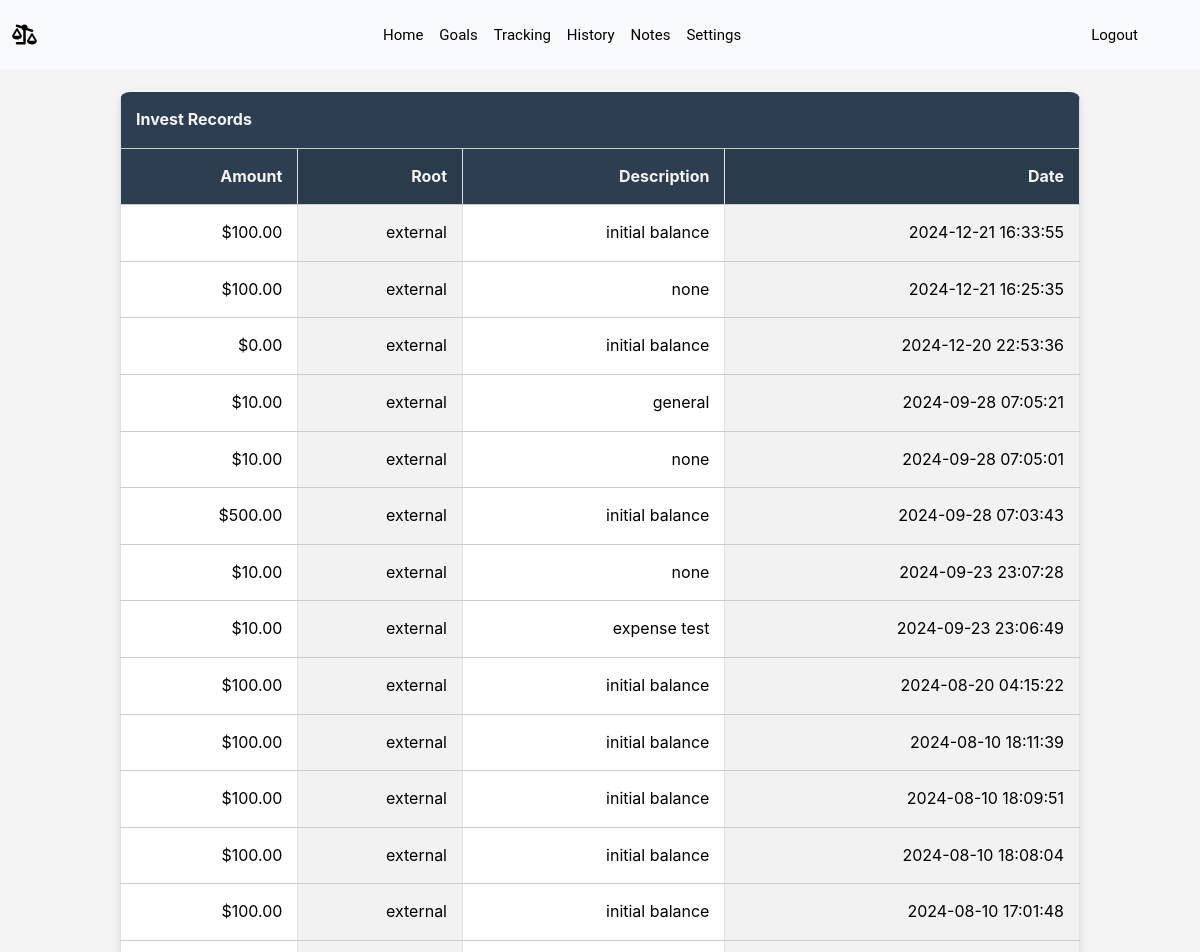
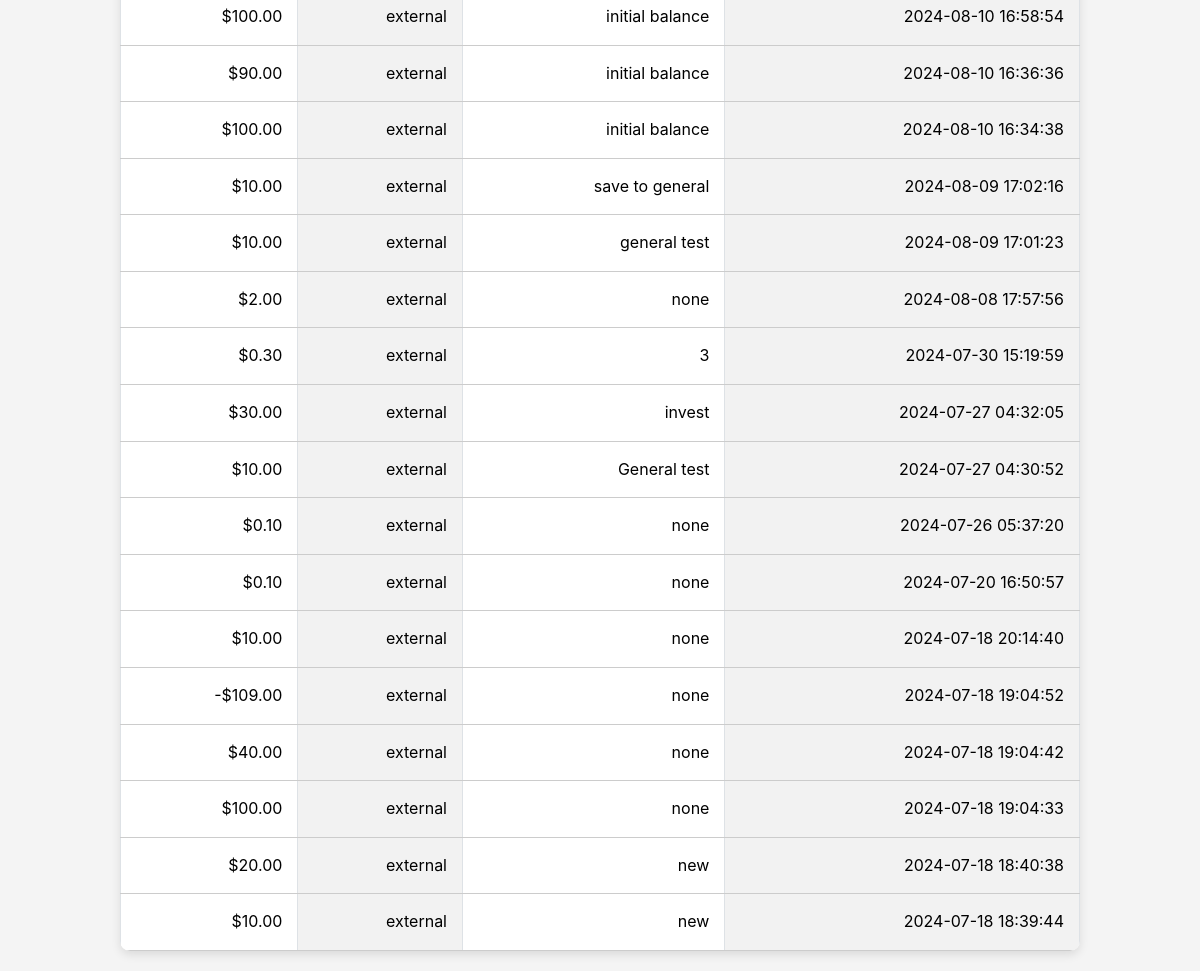
The app's page /invest_history (signed in) with its own data (2 pictures, top to bottom).
### models.py (models this page shows)
class Invest(db.Model):
    id = db.Column(db.Integer, primary_key=True)
    user_id = db.Column(db.Integer, db.ForeignKey('user.id'), nullable=False)
    amount = db.Column(db.Numeric(precision=10, scale=2), nullable=False, default="0")
    description = db.Column(db.String(200))
    root = db.Column(db.String(120))
    tag = db.Column(db.String(30))
    timestamp = db.Column(db.DateTime, nullable=False, default=db.func.current_timestamp())

### app.py (the view)
@app.route('/invest_history', methods=["GET", "POST"])
@login_required
def invest_history():
    invest_records = Invest.query.all()
    invest_records_data = []
    for record in invest_records:
        invest_records_data.append({
            "tag": record.tag,
            "amount": record.amount,
            "root": record.root,
            "description": record.description,
            "timestamp": record.timestamp
        })
    return render_template("invest_history.html", invest_records_data=invest_records_data)

### helpers.py (called while the page is built)
def login_required(f):
    @wraps(f)
    def decorated_function(*args, **kwargs):
        if session.get("user_id") is None:
            return redirect("/login")
        return f(*args, **kwargs)
    return decorated_function

def usd(value):
    if not value:
        value = 0
    if value < 0:
        return "-${:,.2f}".format(abs(value))
    else:
        return "${:,.2f}".format(value)

### templates/invest_history.html
{% extends "layout.html" %}
{% block body %}
<main>
    {% set reversed_invest = invest_records_data|reverse %}
        <table class="table table-group-divider table-bordered table-striped-columns">
            <thead>
                <th colspan="4" class="text-start center">Invest Records</th>
            </thead>
            <tbody>
                <tr>
                    <th class="text-end">Amount</th>
                    <th class="text-end">Root</th>
                    <th class="text-end">Description</th>
                    <th class="text-end">Date</th>
                </tr>
                {% for record in reversed_invest %}
                    <tr>
                        <td class="text-end">{{ record.amount|usd }}</td>
                        <td class="text-end">{{ record.root }}</td>
                        <td class="text-end">{{ record.description }}</td>
                        <td class="text-end">{{ record.timestamp }}</td>
                    </tr>
                {% endfor %}
            </tbody>
        </table>
    </main>
    {% endblock %}

### templates/layout.html (shortened to what this page needs)
<!DOCTYPE html>
<html lang="en">
<head>
  <link href="https://cdnjs.cloudflare.com/ajax/libs/font-awesome/6.0.0-beta3/css/all.min.css" rel="stylesheet">
  <link href="https://cdnjs.cloudflare.com/ajax/libs/bootstrap/5.3.3/css/bootstrap.min.css" rel="stylesheet">
  <link href="/static/styles.css" rel="stylesheet">
</head>
<body>
<nav class="navbar navbar-expand-lg bg-body-tertiary">
  <div class="container-fluid">
    <a target="_blank" class="navbar-brand" href="https://davywilliams.w3spaces.com/index.html">
      <i class="fa-solid fa-scale-unbalanced-flip"></i>
    </a>
    <div class="collapse navbar-collapse justify-content-center" id="navbarNav">
      <ul class="navbar-nav mx-auto">
        <li class="nav-item">
          <a class="nav-link active my-nav-bar" aria-current="page" href="{{ url_for('index') }}">Home</a>
        </li>
        <li class="nav-item">
          <a class="nav-link my-nav-bar" href="{{ url_for('goals') }}">Goals</a>
        </li>
        <li class="nav-item">
          <a class="nav-link my-nav-bar" href="{{ url_for('tracking') }}">Tracking</a>
        </li>
        <li class="nav-item">
          <a class="nav-link my-nav-bar" href="{{ url_for('history') }}">History</a>
        </li>
        <li class="nav-item">
          <a class="nav-link my-nav-bar" href="{{ url_for('notes') }}">Notes</a>
        </li>
        <li class="nav-item">
          <a class="nav-link my-nav-bar" href="{{ url_for('settings_general') }}">Settings</a>
        </li>
      </ul>
      <a class="nav-link my-nav-bar login-nav" href="{{ url_for('logout') }}">Logout</a>
    </div>
  </div>
</nav>
{% block body %}{% endblock %}
</body>
</html>

### static/styles.css (style rules this page uses)
body { font-family: 'Inter', sans-serif; background-color: #f4f4f4; color: #2c3e50; margin: 0; padding: 0; line-height: 1.6; }
.my-nav-bar { color: black; font-family: 'Roboto', sans-serif; font-size: 15px; padding: 15px 20px; display: flex; justify-content: space-between; align-items: center; }
.table { width: 80%; margin: 20px auto; border-collapse: collapse; border-radius: 10px; overflow: hidden; box-shadow: 0 4px 10px rgba(0, 0, 0, 0.1); }
.table th, .table td { padding: 15px; text-align: left; border-bottom: 1px solid #ccc; }
.table th { background-color: #2c3e50; color: #f4f4f4; }
.login-nav { justify-content: end; margin-right: 30px; }

### records on screen
Invest: amount "$100.00", root "external", description "initial balance", timestamp "2024-12-21 16:33:55"
Invest: amount "$100.00", root "external", description "none", timestamp "2024-12-21 16:25:35"
Invest: amount "$0.00", root "external", description "initial balance", timestamp "2024-12-20 22:53:36"
Invest: amount "$10.00", root "external", description "general", timestamp "2024-09-28 07:05:21"
Invest: amount "$10.00", root "external", description "none", timestamp "2024-09-28 07:05:01"
Invest: amount "$500.00", root "external", description "initial balance", timestamp "2024-09-28 07:03:43"
Invest: amount "$10.00", root "external", description "none", timestamp "2024-09-23 23:07:28"
Invest: amount "$10.00", root "external", description "expense test", timestamp "2024-09-23 23:06:49"
Invest: amount "$100.00", root "external", description "initial balance", timestamp "2024-08-20 04:15:22"
Invest: amount "$100.00", root "external", description "initial balance", timestamp "2024-08-10 18:11:39"
Invest: amount "$100.00", root "external", description "initial balance", timestamp "2024-08-10 18:09:51"
Invest: amount "$100.00", root "external", description "initial balance", timestamp "2024-08-10 18:08:04"
Invest: amount "$100.00", root "external", description "initial balance", timestamp "2024-08-10 17:01:48"
Invest: amount "$100.00", root "external", description "initial balance", timestamp "2024-08-10 16:58:54"
Invest: amount "$90.00", root "external", description "initial balance", timestamp "2024-08-10 16:36:36"
Invest: amount "$100.00", root "external", description "initial balance", timestamp "2024-08-10 16:34:38"
Invest: amount "$10.00", root "external", description "save to general", timestamp "2024-08-09 17:02:16"
Invest: amount "$10.00", root "external", description "general test", timestamp "2024-08-09 17:01:23"
Invest: amount "$2.00", root "external", description "none", timestamp "2024-08-08 17:57:56"
Invest: amount "$0.30", root "external", description "3", timestamp "2024-07-30 15:19:59"
Invest: amount "$30.00", root "external", description "invest", timestamp "2024-07-27 04:32:05"
Invest: amount "$10.00", root "external", description "General test", timestamp "2024-07-27 04:30:52"
Invest: amount "$0.10", root "external", description "none", timestamp "2024-07-26 05:37:20"
Invest: amount "$0.10", root "external", description "none", timestamp "2024-07-20 16:50:57"
Invest: amount "$10.00", root "external", description "none", timestamp "2024-07-18 20:14:40"
Invest: amount "-$109.00", root "external", description "none", timestamp "2024-07-18 19:04:52"
Invest: amount "$40.00", root "external", description "none", timestamp "2024-07-18 19:04:42"
Invest: amount "$100.00", root "external", description "none", timestamp "2024-07-18 19:04:33"
Invest: amount "$20.00", root "external", description "new", timestamp "2024-07-18 18:40:38"
Invest: amount "$10.00", root "external", description "new", timestamp "2024-07-18 18:39:44"
